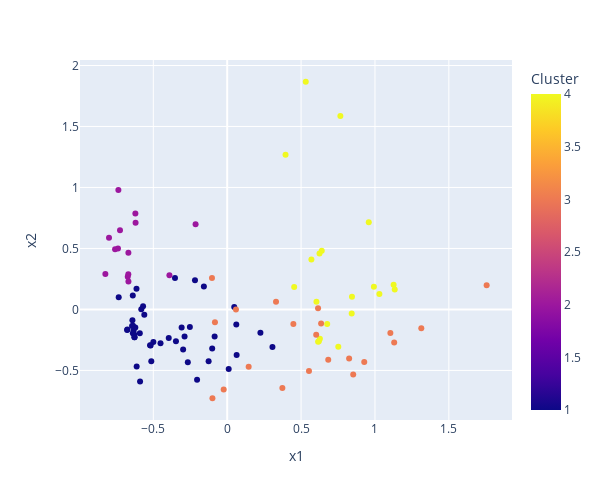

The notebook cell saved with this chart:
### Code cell
# buat scatter plot untuk visualisasi 2d
fig = px.scatter(pca_inf_df, x="x1", y="x2", color='Cluster', width=600, height=500)
fig.show()
